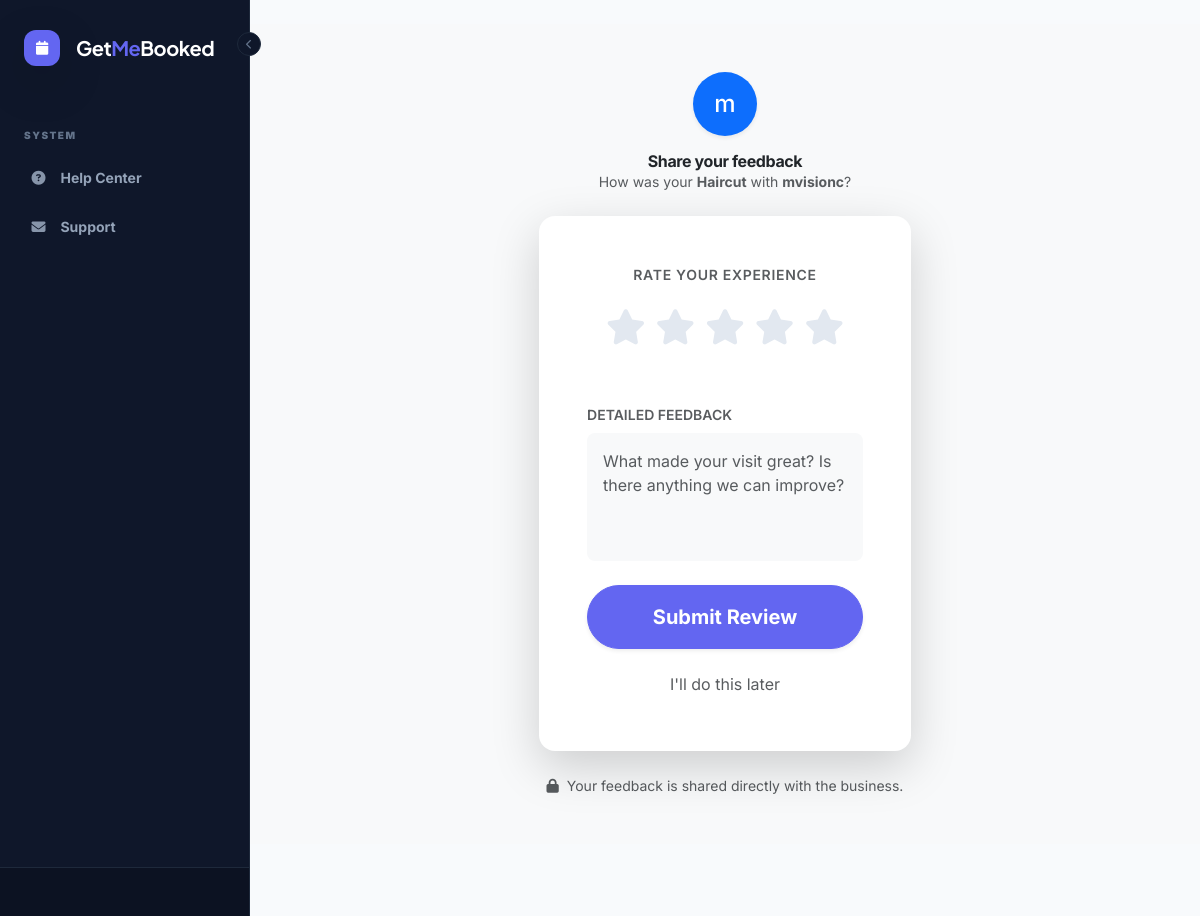
The page /review/89/ on the database its author committed.
### bookingApp/models.py (models this page shows, shortened)
class Business(models.Model):
    INDUSTRY_CHOICES = [
        ('salon', 'Salon'),
        ('clinic', 'Clinic'),
        ('barber', 'Barber'),
    ]
    owner = models.OneToOneField(
        settings.AUTH_USER_MODEL,
        on_delete=models.CASCADE,
        related_name='business'
    )
    cover_image = models.ImageField(
        upload_to='business_covers/',
        blank=True,
        null=True
    )
    cover_image_webp = ImageSpecField(
        source='cover_image',
        processors=[ResizeToFill(1600, 600)],
        format='WEBP',
        options={'quality': 80}
    )
    subscription_end_date = models.DateTimeField(
        null=True,
        blank=True,
        help_text="The date when the business's access expires."
    )
    referral_code = models.CharField(
        max_length=12,
        unique=True,
        null=True,
        blank=True,
        help_text="The code this business shares to get bonuses."
    )
    referred_by = models.ForeignKey(
        'self',
        on_delete=models.SET_NULL,
        null=True,
        blank=True,
        related_name='referrals_made',
        help_text="The business that referred this one."
    )
    payfast_merchant_id = models.CharField(max_length=50, blank=True, null=True, help_text="Your PayFast Merchant ID")
    payfast_merchant_key = models.CharField(max_length=50, blank=True, null=True, help_text="Your PayFast Merchant Key")
    DEPOSIT_TYPE_CHOICES = [
        ('fixed', 'Fixed Amount (R)'),
        ('percentage', 'Percentage (%)'),
    ]
    deposit_type = models.CharField(
        max_length=10,
        choices=DEPOSIT_TYPE_CHOICES,
        default='fixed',
        help_text="Choose how the deposit is calculated."
    )
    deposit_amount = models.DecimalField(
        max_digits=10,
        decimal_places=2,
        default=0.00,
        help_text="Fixed amount (e.g. 50.00). Used if Deposit Type is 'Fixed'."
    )
    deposit_percentage = models.PositiveIntegerField(
        default=50,
        help_text="Percentage of service price (e.g. 50). Used if Deposit Type is 'Percentage'."
    )
    reschedule_window_hours = models.PositiveIntegerField(
        default=24,
        help_text="Hours before appointment when deposit becomes non-refundable."
    )
    deposit_policy = models.TextField(blank=True, null=True, help_text="Rules for deposits")
    name = models.CharField(max_length=255, unique=True)
    slug = models.SlugField(max_length=255, unique=True, blank=True)
    industry = models.CharField(max_length=20, choices=INDUSTRY_CHOICES, blank=True, null=True)
    address = models.CharField(max_length=255, blank=True, null=True)
    contact_number = models.CharField(max_length=20, blank=True, null=True)
    description = models.TextField(blank=True, null=True)
    instagram_url = models.URLField(max_length=500, blank=True, null=True)
    facebook_url = models.URLField(max_length=500, blank=True, null=True)
    twitter_url = models.URLField(max_length=500, blank=True, null=True)
    created_at = models.DateTimeField(auto_now_add=True)
    join_code = models.CharField(max_length=12, unique=True, null=True, blank=True)

class Appointment(models.Model):
    STATUS_CHOICES = [
        ('pending', 'Pending'),
        ('confirmed', 'Confirmed'),
        ('declined', 'Declined'),
        ('rescheduled', 'Rescheduled'),
        ('completed', 'Completed'),
        ('cancelled', 'Cancelled'),
    ]
    booking_form = models.ForeignKey('BookingForm', on_delete=models.CASCADE, related_name='appointments', null=True, blank=True)
    customer = models.ForeignKey(settings.AUTH_USER_MODEL, on_delete=models.CASCADE, related_name='appointments', null=True, blank=True)
    deposit_paid = models.BooleanField(default=False)
    amount_to_pay = models.DecimalField(max_digits=10, decimal_places=2, default=0.00)
    payfast_reference = models.CharField(max_length=100, blank=True, null=True)
    reminder_24h_sent = models.BooleanField(default=False)
    reminder_2h_sent = models.BooleanField(default=False)
    guest_name = models.CharField(max_length=255, blank=True, null=True)
    guest_phone = models.CharField(max_length=20, blank=True, null=True)
    guest_email = models.EmailField(blank=True, null=True)
    attendees = models.PositiveIntegerField(default=1, blank=True, null=True)
    service = models.ForeignKey('Service', on_delete=models.SET_NULL, null=True)
    staff = models.ForeignKey('Staff', on_delete=models.CASCADE, related_name='appointments', null=True, blank=True)
    length_minutes = models.PositiveIntegerField(editable=False)
    appointment_date = models.DateField()
    appointment_start_time = models.TimeField()
    notes = models.TextField(blank=True, null=True)
    status = models.CharField(max_length=25, choices=STATUS_CHOICES, default='pending')
    created_at = models.DateTimeField(auto_now_add=True)
    reschedule_token = models.CharField(
        max_length=100,
        unique=True,
        default=uuid.uuid4,
        editable=False
    )
    class Meta:
        ordering = ['-appointment_date', '-appointment_start_time']

class Service(models.Model):
    business = models.ForeignKey(Business, on_delete=models.CASCADE, related_name='services')
    name = models.CharField(max_length=255)
    description = models.TextField(blank=True, null=True)
    default_length_minutes = models.PositiveIntegerField(default=30)
    price = models.DecimalField(max_digits=8, decimal_places=2, blank=True, null=True)  # optional
    buffer_minutes = models.PositiveIntegerField(default=15, help_text="Buffer time after appointment")
    capacity = models.PositiveIntegerField(
        default=1, null=True, blank=True,
        help_text="Maximum number of attendees allowed for this service session."
    )

### bookingApp/views.py (the view, shortened to what this page needs)
# urls.py: path('review/<int:appointment_id>/', views.submit_guest_review, name='submit_guest_review'),
def submit_guest_review(request, appointment_id):
    appointment = get_object_or_404(Appointment, id=appointment_id)
    business = appointment.booking_form.business
    if hasattr(appointment, 'review'):
        messages.info(request, "You have already left a review for this appointment.")
        return redirect('general_landing', business_slug=business.slug)
    return render(request, 'bookingApp/guest_review_form.html', {
        'business': business,
        'appointment': appointment
    })

### bookingApp/context_processors.py (called while the page is built, shortened)
def pending_appointments_count(request):
    if not request.user.is_authenticated:
        return {'pending_count': 0, 'pending_staff_count': 0}

### bookingApp/templates/bookingApp/guest_review_form.html (shortened to what this page needs)
{% extends "bookingApp/base.html" %}
{% block content %}
<div class="min-vh-100 d-flex align-items-center bg-light py-5">
    <div class="container">
        <div class="row justify-content-center">
            <div class="col-12 col-md-8 col-lg-5">
                <div class="text-center mb-4">
                    {% if business.logo %}
                        <img src="{{ business.logo.url }}" alt="{{ business.name }}" class="rounded-circle shadow-sm border mb-3" style="width: 80px; height: 80px; object-fit: cover;">
                    {% else %}
                        <div class="bg-primary text-white rounded-circle d-inline-flex align-items-center justify-content-center shadow-sm mb-3" style="width: 64px; height: 64px;">
                            <span class="h4 mb-0">{{ business.name|slice:":1" }}</span>
                        </div>
                    {% endif %}
                    <h2 class="fw-bold text-dark tracking-tight">Share your feedback</h2>
                    <p class="text-muted small px-4">How was your <strong>{{ appointment.service.name }}</strong> with <strong>{{ business.name }}</strong>?</p>
                </div>
                <div class="card border-0 shadow-lg rounded-4 overflow-hidden">
                    <div class="card-body p-4 p-md-5">
                        <form method="post">
                            <div class="mb-5 text-center">
                                <label class="form-label d-block fw-semibold text-uppercase small tracking-wider text-muted mb-3">Rate your experience</label>
                                <div class="star-rating d-flex justify-content-center flex-row-reverse">
                                    {% for i in "54321" %}
                                        <label for="star{{ i }}" title="{{ i }} stars">
                                            <i class="fa-solid fa-star"></i>
                                        </label>
                                    {% endfor %}
                                </div>
                            </div>
                            <div class="mb-4">
                                <label class="form-label fw-semibold small text-muted">DETAILED FEEDBACK</label>
                                <textarea name="comment"
                                          class="form-control border-0 bg-light p-3 rounded-3"
                                          rows="4"
                                          style="resize: none;"
                                          placeholder="What made your visit great? Is there anything we can improve?"
                                          required></textarea>
                            </div>
                            <div class="d-grid gap-3">
                                <button type="submit" class="btn btn-primary btn-lg fw-bold rounded-pill shadow-sm transition-all py-3">
                                    Submit Review
                                </button>
                                <a href="{% url 'general_landing' business.slug %}" class="btn btn-link text-muted text-decoration-none small">
                                    I'll do this later
                                </a>
                            </div>
                        </form>
                    </div>
                </div>
                <p class="text-center mt-4 text-muted small">
                    <i class="fa-solid fa-lock me-1"></i> Your feedback is shared directly with the business.
                </p>
            </div>
        </div>
    </div>
</div>
{% endblock %}

### bookingApp/templates/bookingApp/guest_review_form.html (style rules this page uses)
.star-rating { font-size: 2.2rem; }
.star-rating label { color: #e2e8f0; cursor: pointer; padding: 0 5px; transition: all 0.2s ease-in-out; }
.card { background: #ffffff; }
.btn-primary { background-color: #6366f1; border-color: #6366f1; }
.transition-all { transition: all 0.3s ease; }
body { font-family: 'Inter', -apple-system, sans-serif; }

### rows shown on the page
Business: name "m", name "mvisionc"
Appointment: service.name "Haircut"
